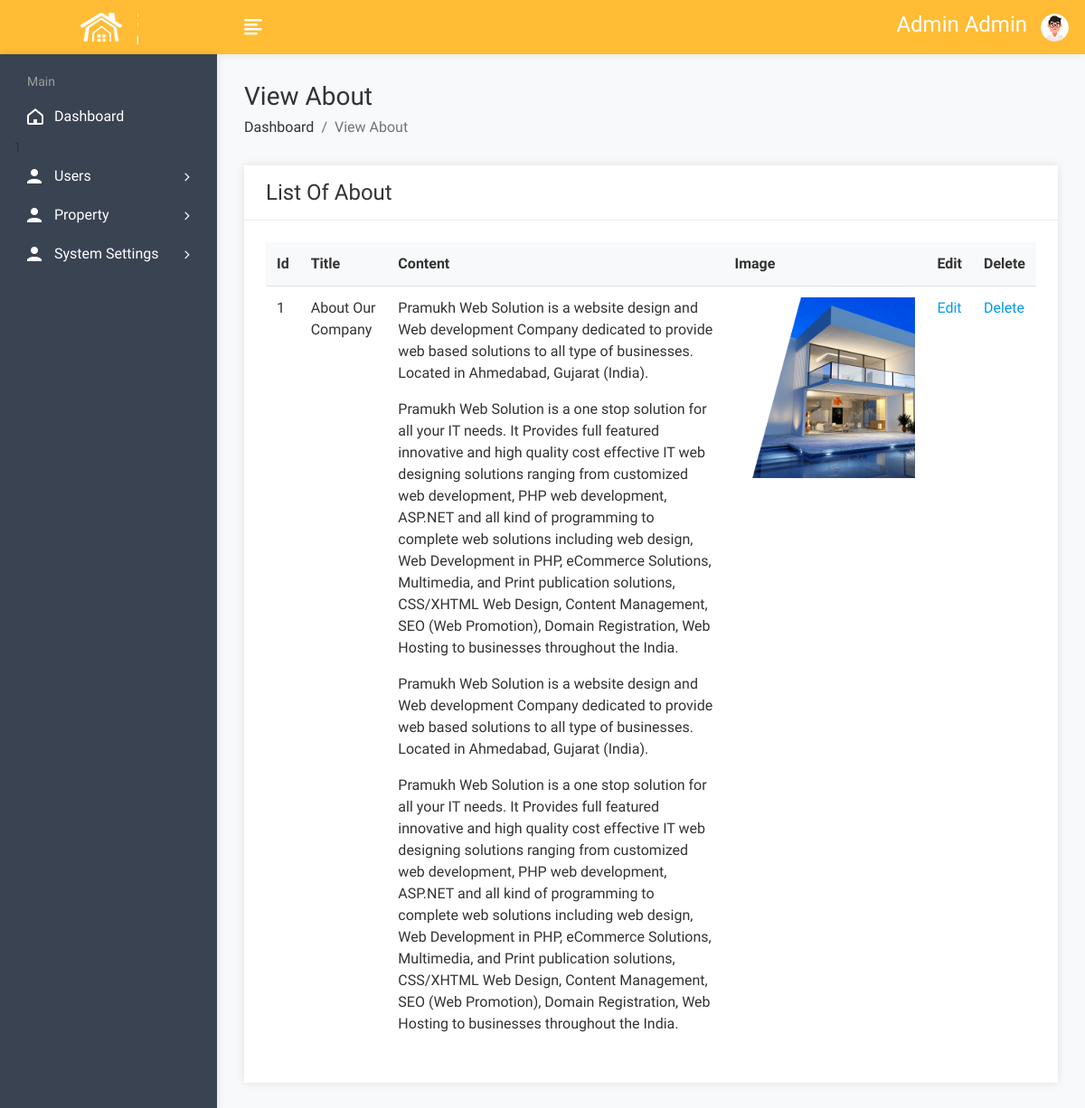
Screenshot of /admin/aboutview.php (signed in) with the database file from the repository.
### tables this page shows
CREATE TABLE `about` (
  `id` int(10) NOT NULL,
  `title` varchar(100) NOT NULL,
  `content` longtext NOT NULL,
  `image` varchar(300) NOT NULL
);

### admin/aboutview.php (the view, shortened to what this page needs)
<!DOCTYPE html>
<html lang="en">
<head>
        <link rel="stylesheet" href="assets/css/bootstrap.min.css">
        <link rel="stylesheet" href="assets/css/font-awesome.min.css">
        <link rel="stylesheet" href="assets/css/feathericon.min.css">
        <link rel="stylesheet" href="assets/css/style.css">
    </head>
    <body>
				<?php include("header.php"); ?>
            <div class="page-wrapper">
                <div class="content container-fluid">
					<div class="page-header">
						<div class="row">
							<div class="col">
								<h3 class="page-title">View About</h3>
								<ul class="breadcrumb">
									<li class="breadcrumb-item"><a href="dashboard.php">Dashboard</a></li>
									<li class="breadcrumb-item active">View About</li>
								</ul>
							</div>
						</div>
					</div>
					<div class="row">
						<div class="col-sm-12">
							<div class="card">
								<div class="card-header">
									<h4 class="card-title">List Of About</h4>
								</div>
								<div class="card-body">
									<div class="table-responsive">
										<table class="table table-stripped">
											<thead>
												<tr>
													<th>Id</th>
													<th>Title</th>
													<th>Content</th>
													<th>Image</th>
													<th>Edit</th>
													<th>Delete</th>
												</tr>
											</thead>
											<?php
													$query=mysqli_query($con,"select * from about");
													$cnt=1;
													while($row=mysqli_fetch_row($query))
														{
											?>
											<tbody>
												<tr>
													<td><?php echo $cnt; ?></td>
													<td><?php echo $row['1']; ?></td>
													<td><?php echo $row['2']; ?></td>
													<td><img src="upload/<?php echo $row['3']; ?>" height="200px" width="200px"></td>
													<td><a href="aboutedit.php?id=<?php echo $row['0']; ?>">Edit</a></td>
													<td><a href="aboutdelete.php?id=<?php echo $row['0']; ?>">Delete</a></td>
												</tr>
											</tbody>
												<?php
												$cnt=$cnt+1;
												}
												?>
										</table>
									</div>
								</div>
							</div>
						</div>
					</div>
				</div>
			</div>
    </body>
</html>

### rows the page displays
about: title "About Our Company", content "Pramukh Web Solution is a website design and Web development Company dedicated to provide web based solutions to all type of businesses. Located in Ahmedabad, Gujarat (India). Pramukh Web Solution is a one stop solution for all your IT needs. It Provides full featured innovative and high quality cost effective IT web designing solutions ranging from customized web development, PHP web development, ASP.NET and all kind of programming to complete web solutions including web design, Web Development in PHP, eCommerce Solutions, Multimedia, and Print publication solutions, CSS/XHTML Web Design, Content Management, SEO (Web Promotion), Domain Registration, Web Hosting to businesses throughout the…", image (picture)

### other values shown
$_SESSION['auser'] "Admin Admin"
